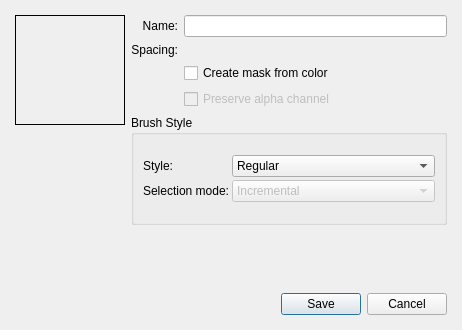
<?xml version="1.0" encoding="UTF-8"?>
<ui version="4.0">
 <author>
    SPDX-FileCopyrightText: none
    SPDX-License-Identifier: GPL-3.0-or-later
  </author>
 <class>KisWdgCustomBrush</class>
 <widget class="QDialog" name="KisWdgCustomBrush">
  <property name="geometry">
   <rect>
    <x>0</x>
    <y>0</y>
    <width>462</width>
    <height>330</height>
   </rect>
  </property>
  <layout class="QHBoxLayout" name="horizontalLayout_2">
   <property name="spacing">
    <number>6</number>
   </property>
   <property name="leftMargin">
    <number>15</number>
   </property>
   <property name="topMargin">
    <number>15</number>
   </property>
   <property name="rightMargin">
    <number>15</number>
   </property>
   <property name="bottomMargin">
    <number>15</number>
   </property>
   <item>
    <layout class="QVBoxLayout" name="verticalLayout_2">
     <item>
      <widget class="QLabel" name="preview">
       <property name="sizePolicy">
        <sizepolicy hsizetype="Fixed" vsizetype="Fixed">
         <horstretch>0</horstretch>
         <verstretch>0</verstretch>
        </sizepolicy>
       </property>
       <property name="minimumSize">
        <size>
         <width>110</width>
         <height>110</height>
        </size>
       </property>
       <property name="frameShape">
        <enum>QFrame::Box</enum>
       </property>
       <property name="text">
        <string/>
       </property>
      </widget>
     </item>
     <item>
      <spacer name="verticalSpacer_2">
       <property name="orientation">
        <enum>Qt::Vertical</enum>
       </property>
       <property name="sizeHint" stdset="0">
        <size>
         <width>20</width>
         <height>40</height>
        </size>
       </property>
      </spacer>
     </item>
    </layout>
   </item>
   <item>
    <layout class="QVBoxLayout" name="verticalLayout">
     <item>
      <layout class="QGridLayout" name="gridLayout">
       <item row="1" column="1">
        <widget class="KisSpacingSelectionWidget" name="spacingWidget" native="true"/>
       </item>
       <item row="1" column="0">
        <widget class="QLabel" name="spacingLbl">
         <property name="text">
          <string>Spacing:</string>
         </property>
         <property name="alignment">
          <set>Qt::AlignRight|Qt::AlignTrailing|Qt::AlignVCenter</set>
         </property>
        </widget>
       </item>
       <item row="2" column="1">
        <widget class="QCheckBox" name="colorAsMask">
         <property name="text">
          <string>Create mask from color</string>
         </property>
        </widget>
       </item>
       <item row="0" column="0">
        <widget class="QLabel" name="brushNameLbl">
         <property name="text">
          <string>Name:</string>
         </property>
         <property name="alignment">
          <set>Qt::AlignRight|Qt::AlignTrailing|Qt::AlignVCenter</set>
         </property>
        </widget>
       </item>
       <item row="0" column="1">
        <widget class="QLineEdit" name="nameLineEdit"/>
       </item>
       <item row="3" column="1">
        <widget class="QCheckBox" name="preserveAlpha">
         <property name="enabled">
          <bool>false</bool>
         </property>
         <property name="text">
          <string>Preserve alpha channel</string>
         </property>
        </widget>
       </item>
      </layout>
     </item>
     <item>
      <widget class="QGroupBox" name="groupBox">
       <property name="minimumSize">
        <size>
         <width>0</width>
         <height>110</height>
        </size>
       </property>
       <property name="title">
        <string>Brush Style</string>
       </property>
       <property name="checkable">
        <bool>false</bool>
       </property>
       <layout class="QGridLayout" name="gridLayout_3">
        <item row="0" column="0">
         <layout class="QGridLayout" name="gridLayout_2">
          <property name="spacing">
           <number>3</number>
          </property>
          <item row="0" column="0">
           <widget class="QLabel" name="textLabel2">
            <property name="sizePolicy">
             <sizepolicy hsizetype="Fixed" vsizetype="Preferred">
              <horstretch>0</horstretch>
              <verstretch>0</verstretch>
             </sizepolicy>
            </property>
            <property name="text">
             <string>Style:</string>
            </property>
            <property name="alignment">
             <set>Qt::AlignRight|Qt::AlignTrailing|Qt::AlignVCenter</set>
            </property>
           </widget>
          </item>
          <item row="0" column="1">
           <widget class="QComboBox" name="brushStyle">
            <property name="sizePolicy">
             <sizepolicy hsizetype="MinimumExpanding" vsizetype="Fixed">
              <horstretch>0</horstretch>
              <verstretch>0</verstretch>
             </sizepolicy>
            </property>
            <item>
             <property name="text">
              <string>Regular</string>
             </property>
            </item>
            <item>
             <property name="text">
              <string>Animated</string>
             </property>
            </item>
           </widget>
          </item>
          <item row="1" column="0">
           <widget class="QLabel" name="textLabel3">
            <property name="sizePolicy">
             <sizepolicy hsizetype="Fixed" vsizetype="Preferred">
              <horstretch>0</horstretch>
              <verstretch>0</verstretch>
             </sizepolicy>
            </property>
            <property name="text">
             <string>Selection mode:</string>
            </property>
            <property name="alignment">
             <set>Qt::AlignRight|Qt::AlignTrailing|Qt::AlignVCenter</set>
            </property>
           </widget>
          </item>
          <item row="1" column="1">
           <widget class="QComboBox" name="comboBox2">
            <property name="enabled">
             <bool>false</bool>
            </property>
            <property name="sizePolicy">
             <sizepolicy hsizetype="MinimumExpanding" vsizetype="Fixed">
              <horstretch>0</horstretch>
              <verstretch>0</verstretch>
             </sizepolicy>
            </property>
            <property name="currentIndex">
             <number>2</number>
            </property>
            <item>
             <property name="text">
              <string>Constant</string>
             </property>
            </item>
            <item>
             <property name="text">
              <string>Random</string>
             </property>
            </item>
            <item>
             <property name="text">
              <string>Incremental</string>
             </property>
            </item>
            <item>
             <property name="text">
              <string>Pressure</string>
             </property>
            </item>
            <item>
             <property name="text">
              <string>Angular</string>
             </property>
            </item>
           </widget>
          </item>
         </layout>
        </item>
       </layout>
      </widget>
     </item>
     <item>
      <spacer name="verticalSpacer">
       <property name="orientation">
        <enum>Qt::Vertical</enum>
       </property>
       <property name="sizeHint" stdset="0">
        <size>
         <width>20</width>
         <height>40</height>
        </size>
       </property>
      </spacer>
     </item>
     <item>
      <layout class="QHBoxLayout" name="horizontalLayout">
       <item>
        <spacer name="horizontalSpacer">
         <property name="orientation">
          <enum>Qt::Horizontal</enum>
         </property>
         <property name="sizeHint" stdset="0">
          <size>
           <width>40</width>
           <height>20</height>
          </size>
         </property>
        </spacer>
       </item>
       <item>
        <widget class="QDialogButtonBox" name="buttonBox">
         <property name="orientation">
          <enum>Qt::Horizontal</enum>
         </property>
         <property name="standardButtons">
          <set>QDialogButtonBox::Cancel|QDialogButtonBox::Save</set>
         </property>
        </widget>
       </item>
      </layout>
     </item>
    </layout>
   </item>
  </layout>
 </widget>
 <customwidgets>
  <customwidget>
   <class>KisSpacingSelectionWidget</class>
   <extends>QWidget</extends>
   <header>kis_spacing_selection_widget.h</header>
   <container>1</container>
  </customwidget>
 </customwidgets>
 <resources/>
 <connections>
  <connection>
   <sender>buttonBox</sender>
   <signal>accepted()</signal>
   <receiver>KisWdgCustomBrush</receiver>
   <slot>accept()</slot>
   <hints>
    <hint type="sourcelabel">
     <x>20</x>
     <y>20</y>
    </hint>
    <hint type="destinationlabel">
     <x>20</x>
     <y>20</y>
    </hint>
   </hints>
  </connection>
  <connection>
   <sender>buttonBox</sender>
   <signal>rejected()</signal>
   <receiver>KisWdgCustomBrush</receiver>
   <slot>reject()</slot>
   <hints>
    <hint type="sourcelabel">
     <x>20</x>
     <y>20</y>
    </hint>
    <hint type="destinationlabel">
     <x>20</x>
     <y>20</y>
    </hint>
   </hints>
  </connection>
 </connections>
</ui>
